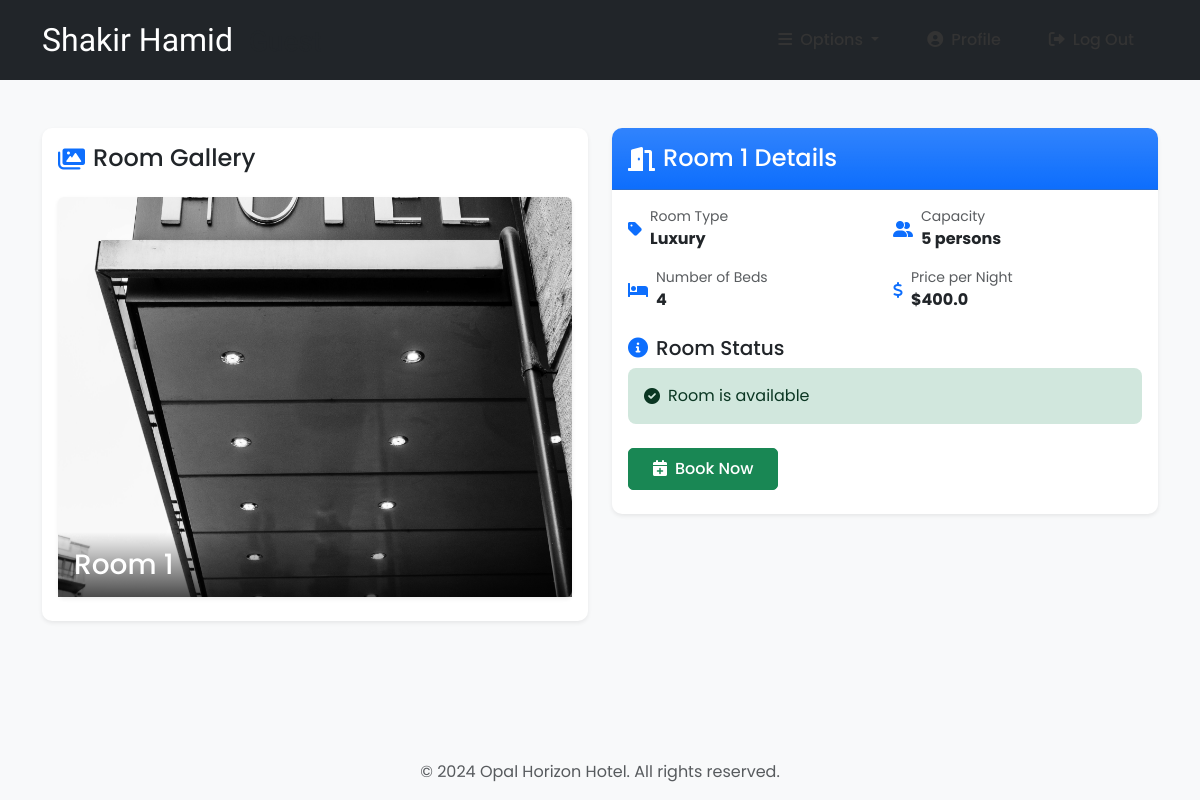
The page /room-profile/1/ (signed in) on the database its author committed.
### room/models.py (models this page shows)
class Room(models.Model):
    ROOM_TYPES = (
        ('King', 'King'),
        ('Luxury', 'Luxury'),
        ('Normal', 'Normal'),
        ('Economic', 'Economic'),
    )
    number = models.IntegerField(primary_key=True)
    capacity = models.SmallIntegerField()
    numberOfBeds = models.SmallIntegerField()
    roomType = models.CharField(max_length=20, choices=ROOM_TYPES)
    price = models.FloatField()
    statusStartDate = models.DateField(null=True)
    statusEndDate = models.DateField(null=True)
    main_image = models.ImageField(upload_to='rooms/', null=True, blank=True)
    image_1 = models.ImageField(upload_to='rooms/', null=True, blank=True)
    image_2 = models.ImageField(upload_to='rooms/', null=True, blank=True)
    image_3 = models.ImageField(upload_to='rooms/', null=True, blank=True)
    description = models.TextField(null=True, blank=True)
    def __str__(self):
        return str(self.number)

### room/views.py (the view, shortened to what this page needs)
# urls.py: path('room-profile/<str:id>/', room_profile, name="room-profile"),
@login_required(login_url='login')
def room_profile(request, id):
    role = str(request.user.groups.all()[0])
    path = role + "/"
    tempRoom = Room.objects.get(number=id)
    bookings = Booking.objects.filter(roomNumber=tempRoom)
    guests = Guest.objects.all()
    bookings2 = Booking.objects.all()
    context = {
        "role": role,
        "bookings": bookings,
        "room": tempRoom,
        "guests": guests,
        "bookings2": bookings2
    }
    return render(request, path + "room-profile.html", context)

### accounts/models.py (called while the page is built)
    def currentRoom(self):
        Booking = apps.get_model('room', 'Booking')
        booking = Booking.objects.filter(guest=self).last()
        return booking.roomNumber

### templates/guest/room-profile.html
{% block context %}
{% include '../common_pages/room-profile.html' %}
{% endblock %}

### templates/common_pages/room-profile.html (shortened to what this page needs)
{% extends 'index.html' %}
{% block context %}
<div class="container py-5">
    <div class="row g-4">
        <div class="col-lg-6">
            <div class="card shadow-sm h-100">
                <div class="card-body">
                    <h4 class="card-title d-flex align-items-center mb-4">
                        <i class="fas fa-images me-2 text-primary"></i>
                        Room Gallery
                    </h4>
                    {% if room.main_image %}
                    <div class="main-image mb-4 position-relative">
                        <img src="{{ room.main_image.url }}" alt="Main room image" class="img-fluid rounded shadow-sm">
                        <div class="position-absolute bottom-0 start-0 w-100 p-3 text-white"
                            style="background: linear-gradient(to top, rgba(0,0,0,0.7), transparent);">
                            <h3 class="mb-0">Room {{ room.number }}</h3>
                </div>
                </div>
                    {% endif %}
                </div>
            </div>
        </div>
        <div class="col-lg-6">
            <div class="card shadow-sm mb-4">
                <div class="card-header bg-primary bg-gradient text-white py-3">
                    <h4 class="mb-0 d-flex align-items-center">
                        <i class="fas fa-door-open me-2"></i>
                        Room {{ room.number }} Details
                    </h4>
                </div>
                <div class="card-body">
                    <div class="room-info">
                        <div class="row g-3">
                            <div class="col-sm-6">
                                <div class="d-flex align-items-center">
                                    <i class="fas fa-tag text-primary me-2"></i>
                                    <div>
                                        <small class="text-muted d-block">Room Type</small>
                                        <strong>{{ room.roomType }}</strong>
                                    </div>
                                </div>
                            </div>
                            <div class="col-sm-6">
                                <div class="d-flex align-items-center">
                                    <i class="fas fa-user-friends text-primary me-2"></i>
                                    <div>
                                        <small class="text-muted d-block">Capacity</small>
                                        <strong>{{ room.capacity }} persons</strong>
                                    </div>
                                </div>
                            </div>
                            <div class="col-sm-6">
                                <div class="d-flex align-items-center">
                                    <i class="fas fa-bed text-primary me-2"></i>
                                    <div>
                                        <small class="text-muted d-block">Number of Beds</small>
                                        <strong>{{ room.numberOfBeds }}</strong>
                                    </div>
                                </div>
                            </div>
                            <div class="col-sm-6">
                                <div class="d-flex align-items-center">
                                    <i class="fas fa-dollar-sign text-primary me-2"></i>
                                    <div>
                                        <small class="text-muted d-block">Price per Night</small>
                                        <strong>${{ room.price }}</strong>
                                    </div>
                                </div>
                            </div>
                        </div>
                    </div>
                    <div class="room-status mt-4">
                        <h5 class="d-flex align-items-center">
                            <i class="fas fa-info-circle me-2 text-primary"></i>
                            Room Status
                        </h5>
                        {% if room.statusStartDate %}
                        <div class="alert alert-danger d-flex align-items-center" role="alert">
                            <i class="fas fa-lock me-2"></i>
                            Room is locked from {{ room.statusStartDate }} to {{ room.statusEndDate }}
                        </div>
                        {% else %}
                        <div class="alert alert-success d-flex align-items-center" role="alert">
                            <i class="fas fa-check-circle me-2"></i>
                            Room is available
                        </div>
                        {% endif %}
                    </div>
                    <div class="actions mt-4">
                        {% if role == "guest" %}
                        <a href="{% url 'booking-make' %}?room={{ room.number }}" class="btn btn-success">
                            <i class="fas fa-calendar-plus me-2"></i>Book Now
                        </a>
                        {% endif %}
                    </div>
                </div>
            </div>
        </div>
    </div>
</div>
{% endblock %}

### templates/incs/nav.html (shortened to what this page needs)
<nav class="navbar navbar-expand-lg navbar-dark bg-dark py-3">
    <div class="container">
        <a href="" class="navbar-brand">
            <h2 class="text-capitalize mb-0">
                {{ request.user.first_name }} {{ request.user.last_name }}
                <small class="ms-2 text-muted">{{ role }}</small>
            </h2>
        </a>
        <div class="collapse navbar-collapse" id="navbarTags">
            <ul class="navbar-nav ms-auto align-items-center">
                <li class="nav-item dropdown">
                    <a class="nav-link dropdown-toggle px-3" href="#" id="navbarDropdown" role="button"
                        data-bs-toggle="dropdown" aria-expanded="false">
                        <i class="fas fa-bars me-2"></i>Options
                    </a>
                </li>
                <li class="nav-item">
                    {% if role == 'guest' %}
                    <a href="{% url 'guest-profile' user.id %}" class="nav-link px-3">
                        <i class="fas fa-user-circle me-2"></i>Profile
                    </a>
                    {% endif %}
                </li>
                <li class="nav-item">
                    <a href="{% url 'logout' %}" class="nav-link px-3">
                        <i class="fas fa-sign-out-alt me-2"></i>Log Out
                    </a>
                </li>
            </ul>
        </div>
    </div>
</nav>

### static/css/main.css (style rules this page uses)
* { margin: 0; padding: 0; -webkit-font-smoothing: antialiased; }
body { position: relative; font-family: 'Segoe UI', Tahoma, Geneva, Verdana, sans-serif; background-color: #f8f9fa; }
.navbar { padding: 1rem 0; }
.navbar .nav-item { font-size: 1rem; margin: 0 0.5rem; }
.navbar .nav-link { color: #333 !important; transition: color 0.3s ease; }
.card { border: none; transition: transform 0.3s ease, box-shadow 0.3s ease; }
.btn { padding: 0.5rem 1.5rem; border-radius: 5px; transition: all 0.3s ease; }

### templates/index.html (style rules this page uses)
body { min-height: 100vh; display: flex; flex-direction: column; font-family: 'Poppins', sans-serif; }
.navbar-brand { font-family: 'Redressed', cursive; font-size: 1.5rem; }
.nav-link { font-weight: 500; transition: color 0.3s ease; }
.btn { font-weight: 500; }

### templates/common_pages/room-profile.html (style rules this page uses)
.card { border: none; border-radius: 10px; overflow: hidden; }
.main-image img { width: 100%; height: 400px; object-fit: cover; }
.actions .btn { margin-right: 0.5rem; margin-bottom: 0.5rem; }
.alert { border: none; border-radius: 8px; }

### rows shown on the page
Room: main_image (picture), number "1", roomType "Luxury", capacity "5", numberOfBeds "4", price "400.0"

### other values the page prints
{{ request.user.first_name }} "Shakir"
{{ request.user.last_name }} "Hamid"
